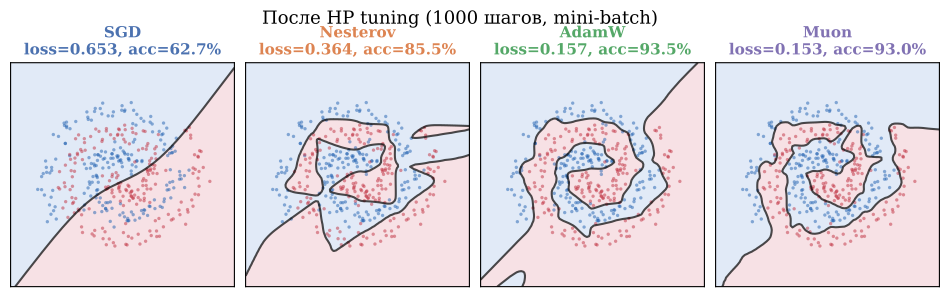

This figure's Python source:
"""
Hyperparameter tuning with fixed compute budget for SGD, Nesterov, AdamW, Muon.
Same spiral classification setup. Budget: 50 random HP configs × 1000 steps each.
"""
import numpy as np
import matplotlib.pyplot as plt
import matplotlib
from matplotlib.colors import ListedColormap
from itertools import product
import json

matplotlib.rcParams.update({
    'font.size': 10, 'axes.labelsize': 11, 'axes.titlesize': 12,
    'font.family': 'serif', 'mathtext.fontset': 'cm',
})
COLORS = {'SGD': '#4C72B0', 'Nesterov': '#DD8452', 'AdamW': '#55A868', 'Muon': '#8172B3'}
cmap_bg = ListedColormap(['#dce6f5', '#f5dce0'])

# ── Data (same as main experiment) ──
np.random.seed(42)
n_pts = 400; n_half = n_pts // 2; batch_size = 40
theta = np.linspace(0.5, 3.2 * np.pi, n_half)
r = np.linspace(0.3, 2.0, n_half); noise = 0.15
x1 = np.stack([r*np.cos(theta)+np.random.randn(n_half)*noise,
               r*np.sin(theta)+np.random.randn(n_half)*noise], axis=1)
x2 = np.stack([r*np.cos(theta+np.pi)+np.random.randn(n_half)*noise,
               r*np.sin(theta+np.pi)+np.random.randn(n_half)*noise], axis=1)
X_all = np.vstack([x1, x2])
y_all = np.concatenate([np.zeros(n_half), np.ones(n_half)])
X_aug = np.hstack([X_all, np.ones((n_pts,1))]).T

grid_res = 100
xx, yy = np.meshgrid(np.linspace(-2.8, 2.8, grid_res), np.linspace(-2.8, 2.8, grid_res))
X_grid = np.c_[xx.ravel(), yy.ravel(), np.ones(grid_res**2)].T

h = 64

def sigmoid(x):
    return np.where(x>=0, 1/(1+np.exp(-x)), np.exp(x)/(1+np.exp(x)))

def forward(W1, W2, X):
    Z = np.tanh(W1 @ X)
    logits = (W2 @ Z).ravel()
    return Z, logits, sigmoid(logits)

def bce_loss(y_hat, y):
    y_hat = np.clip(y_hat, 1e-7, 1-1e-7)
    return -np.mean(y*np.log(y_hat) + (1-y)*np.log(1-y_hat))

def grads(W1, W2, X, y):
    n = X.shape[1]
    Z, _, y_hat = forward(W1, W2, X)
    delta = (y_hat - y) / n
    dW2 = delta[None,:] @ Z.T
    dW1 = ((1-Z**2) * (W2.T @ delta[None,:])) @ X.T
    return dW1, dW2

def predict_grid(W1, W2):
    _, _, y_hat = forward(W1, W2, X_grid)
    return y_hat.reshape(grid_res, grid_res)

def full_loss(W1, W2):
    _, _, yh = forward(W1, W2, X_aug)
    return bce_loss(yh, y_all)

def accuracy(W1, W2):
    _, _, yh = forward(W1, W2, X_aug)
    return np.mean((yh > 0.5) == y_all)

def newton_schulz(G, steps=7):
    a, b, c = 3.4445, -4.7750, 2.0315
    nrm = np.linalg.norm(G, 'fro')
    if nrm < 1e-15: return np.zeros_like(G)
    transposed = G.shape[0] > G.shape[1]
    if transposed: G = G.T
    X = G / nrm
    for _ in range(steps):
        A_ = X @ X.T
        X = a*X + b*A_@X + c*(A_@A_)@X
    return X.T if transposed else X

np.random.seed(7)
W1_init = np.random.randn(h, 3) * 0.15
W2_init = np.random.randn(1, h) * 0.15

def get_batch(rng):
    idx = rng.choice(n_pts, batch_size, replace=False)
    return X_aug[:, idx], y_all[idx]

N_TUNE = 1000  # steps per trial

def train_sgd(lr, wd, seed=0):
    W1, W2 = W1_init.copy(), W2_init.copy()
    rng = np.random.RandomState(seed)
    for i in range(N_TUNE):
        Xb, yb = get_batch(rng)
        dW1, dW2 = grads(W1, W2, Xb, yb)
        W1 = W1*(1-lr*wd) - lr*dW1
        W2 = W2*(1-lr*wd) - lr*dW2
    return full_loss(W1, W2), W1, W2

def train_nesterov(lr, mu, wd, seed=0):
    W1, W2 = W1_init.copy(), W2_init.copy()
    V1, V2 = np.zeros_like(W1), np.zeros_like(W2)
    rng = np.random.RandomState(seed)
    for i in range(N_TUNE):
        Xb, yb = get_batch(rng)
        dW1, dW2 = grads(W1+mu*V1, W2+mu*V2, Xb, yb)
        V1 = mu*V1 - lr*dW1; V2 = mu*V2 - lr*dW2
        W1 = W1*(1-lr*wd)+V1; W2 = W2*(1-lr*wd)+V2
    return full_loss(W1, W2), W1, W2

def train_adamw(lr, b1, b2, wd, seed=0):
    W1, W2 = W1_init.copy(), W2_init.copy()
    m1,v1 = np.zeros_like(W1), np.zeros_like(W1)
    m2,v2 = np.zeros_like(W2), np.zeros_like(W2)
    rng = np.random.RandomState(seed)
    for i in range(N_TUNE):
        t = i+1
        Xb, yb = get_batch(rng)
        dW1, dW2 = grads(W1, W2, Xb, yb)
        for W, dW, m, v in [(W1,dW1,m1,v1),(W2,dW2,m2,v2)]:
            m[:] = b1*m + (1-b1)*dW
            v[:] = b2*v + (1-b2)*dW**2
            mh = m/(1-b1**t); vh = v/(1-b2**t)
            W[:] = W*(1-lr*wd) - lr*mh/(np.sqrt(vh)+1e-8)
    return full_loss(W1, W2), W1, W2

def train_muon(lr_muon, lr_adam, mu_muon, b1, b2, wd, seed=0):
    W1, W2 = W1_init.copy(), W2_init.copy()
    Buf1 = np.zeros_like(W1)
    m2,v2 = np.zeros_like(W2), np.zeros_like(W2)
    rng = np.random.RandomState(seed)
    for i in range(N_TUNE):
        t = i+1
        Xb, yb = get_batch(rng)
        dW1, dW2 = grads(W1, W2, Xb, yb)
        Buf1 = mu_muon*Buf1 + dW1
        G_n = mu_muon*Buf1 + dW1
        O = newton_schulz(G_n)
        W1 = W1*(1-lr_muon*wd) - lr_muon*O
        m2[:] = b1*m2 + (1-b1)*dW2
        v2[:] = b2*v2 + (1-b2)*dW2**2
        mh = m2/(1-b1**t); vh = v2/(1-b2**t)
        W2[:] = W2*(1-lr_adam*wd) - lr_adam*mh/(np.sqrt(vh)+1e-8)
    return full_loss(W1, W2), W1, W2

# ── HP search grids ──
print("=== Hyperparameter tuning (budget: 50 configs × 1000 steps) ===\n")

results = {}

# SGD: lr × wd
print("SGD...")
best = {'loss': np.inf}
configs_sgd = []
for lr in np.logspace(-2, 1.5, 10):
    for wd in [0, 1e-5, 1e-4, 1e-3, 1e-2]:
        loss, W1, W2 = train_sgd(lr, wd)
        configs_sgd.append({'lr': lr, 'wd': wd, 'loss': loss})
        if np.isfinite(loss) and loss < best['loss']:
            best = {'lr': lr, 'wd': wd, 'loss': loss, 'W1': W1, 'W2': W2}
results['SGD'] = best
print(f"  best: lr={best['lr']:.4f} wd={best['wd']:.1e} loss={best['loss']:.4f}")

# Nesterov: lr × mu × wd
print("Nesterov...")
best = {'loss': np.inf}
configs_nest = []
for lr in np.logspace(-2, 1.5, 8):
    for mu in [0.8, 0.9, 0.95]:
        for wd in [0, 1e-4, 1e-3]:
            loss, W1, W2 = train_nesterov(lr, mu, wd)
            configs_nest.append({'lr': lr, 'mu': mu, 'wd': wd, 'loss': loss})
            if np.isfinite(loss) and loss < best['loss']:
                best = {'lr': lr, 'mu': mu, 'wd': wd, 'loss': loss, 'W1': W1, 'W2': W2}
results['Nesterov'] = best
print(f"  best: lr={best['lr']:.4f} mu={best['mu']} wd={best['wd']:.1e} loss={best['loss']:.4f}")

# AdamW: lr × (b1,b2) × wd
print("AdamW...")
best = {'loss': np.inf}
configs_adam = []
for lr in np.logspace(-3, 0.5, 10):
    for b1, b2 in [(0.9, 0.999), (0.9, 0.99), (0.95, 0.999)]:
        for wd in [0, 1e-4, 1e-3]:
            loss, W1, W2 = train_adamw(lr, b1, b2, wd)
            configs_adam.append({'lr': lr, 'b1': b1, 'b2': b2, 'wd': wd, 'loss': loss})
            if np.isfinite(loss) and loss < best['loss']:
                best = {'lr': lr, 'b1': b1, 'b2': b2, 'wd': wd, 'loss': loss, 'W1': W1, 'W2': W2}
results['AdamW'] = best
print(f"  best: lr={best['lr']:.4f} b1={best['b1']} b2={best['b2']} wd={best['wd']:.1e} loss={best['loss']:.4f}")

# Muon: lr_muon × mu_muon × wd (lr_adam from AdamW best)
print("Muon...")
best_adam_lr = results['AdamW']['lr']
best = {'loss': np.inf}
configs_muon = []
for lr_muon in np.logspace(-2.5, 0.5, 10):
    for mu_muon in [0.9, 0.95, 0.99]:
        for wd in [0, 1e-4, 1e-3]:
            loss, W1, W2 = train_muon(lr_muon, best_adam_lr, mu_muon, 0.9, 0.999, wd)
            configs_muon.append({'lr': lr_muon, 'mu': mu_muon, 'wd': wd, 'loss': loss})
            if np.isfinite(loss) and loss < best['loss']:
                best = {'lr_muon': lr_muon, 'lr_adam': best_adam_lr, 'mu': mu_muon, 'wd': wd,
                        'loss': loss, 'W1': W1, 'W2': W2}
results['Muon'] = best
print(f"  best: lr_muon={best['lr_muon']:.4f} mu={best['mu']} wd={best['wd']:.1e} loss={best['loss']:.4f}")

# ── Save best HPs ──
hp_summary = {}
for name in ['SGD', 'Nesterov', 'AdamW', 'Muon']:
    hp_summary[name] = {k: (float(v) if isinstance(v, (float, np.floating)) else v)
                        for k, v in results[name].items() if k not in ('W1', 'W2')}
print(f"\n{json.dumps(hp_summary, indent=2)}")

# ── Plot: decision boundaries with best HPs ──
fig, axes = plt.subplots(1, 4, figsize=(12, 3.2))
fig.subplots_adjust(wspace=0.05, top=0.82)

for i, name in enumerate(['SGD', 'Nesterov', 'AdamW', 'Muon']):
    ax = axes[i]
    W1, W2 = results[name]['W1'], results[name]['W2']
    pred = predict_grid(W1, W2)
    ax.contourf(xx, yy, pred, levels=[0,0.5,1], cmap=cmap_bg, alpha=0.85)
    ax.contour(xx, yy, pred, levels=[0.5], colors='k', linewidths=1.5, alpha=0.7)
    ax.scatter(X_all[:n_half,0], X_all[:n_half,1], c='#2060b0', s=6, alpha=0.5, edgecolors='none')
    ax.scatter(X_all[n_half:,0], X_all[n_half:,1], c='#c03040', s=6, alpha=0.5, edgecolors='none')
    ax.set_xlim(-2.8,2.8); ax.set_ylim(-2.8,2.8); ax.set_xticks([]); ax.set_yticks([])
    ax.set_aspect('equal')
    loss_val = results[name]['loss']
    acc_val = accuracy(W1, W2)
    ax.set_title(f'{name}\nloss={loss_val:.3f}, acc={acc_val:.1%}',
                 fontsize=11, fontweight='bold', color=COLORS[name])

fig.suptitle(f'После HP tuning ({N_TUNE} шагов, mini-batch)', fontsize=13)
fig.savefig('/root/hse26_repo/files/exp_optimizer_hptune_boundaries.pdf', bbox_inches='tight', dpi=200)
fig.savefig('/tmp/exp_optimizer_hptune_boundaries.png', bbox_inches='tight', dpi=150)
print("\nSaved boundaries")
plt.close()

# ── Plot: HP sensitivity (loss vs lr for each method) ──
fig2, axes2 = plt.subplots(1, 4, figsize=(14, 3.5), sharey=True)
fig2.subplots_adjust(wspace=0.08, top=0.82)

for i, (name, configs) in enumerate([
    ('SGD', configs_sgd), ('Nesterov', configs_nest),
    ('AdamW', configs_adam), ('Muon', configs_muon),
]):
    ax = axes2[i]
    lrs = [c['lr'] if 'lr' in c else c.get('lr', 0) for c in configs]
    losses = [c['loss'] for c in configs]
    valid = [(lr, l) for lr, l in zip(lrs, losses) if np.isfinite(l) and l < 2]
    if valid:
        lrs_v, losses_v = zip(*valid)
        ax.scatter(lrs_v, losses_v, c=COLORS[name], alpha=0.5, s=20, edgecolors='none')
    best_lr = results[name].get('lr', results[name].get('lr_muon', 0))
    ax.axvline(best_lr, color=COLORS[name], ls='--', lw=1.5, alpha=0.7)
    ax.set_xscale('log')
    ax.set_xlabel('Learning rate')
    if i == 0: ax.set_ylabel('BCE Loss')
    ax.set_title(name, fontsize=12, fontweight='bold', color=COLORS[name])
    ax.grid(True, alpha=0.3)
    ax.spines['top'].set_visible(False); ax.spines['right'].set_visible(False)

fig2.suptitle('Чувствительность к learning rate (каждая точка = 1 конфигурация)', fontsize=13)
fig2.savefig('/root/hse26_repo/files/exp_optimizer_hptune_sensitivity.pdf', bbox_inches='tight', dpi=200)
fig2.savefig('/tmp/exp_optimizer_hptune_sensitivity.png', bbox_inches='tight', dpi=150)
print("Saved sensitivity")
plt.close()
